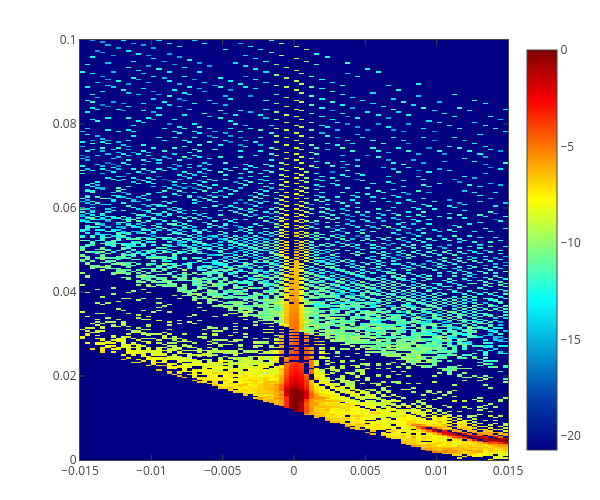

This figure's notebook cell:
### Markdown cell above
# Binned dTOF=400 usec

### Code cell
_spec_binned_400, dk, qz, off_spec = load_data('/SNS/users/m2d/git/quicknxs/test/notebooks/data/REF_M_30889+30890_OffSpecBinned_Off_Off_v2_TOF_400.dat',
                                      index=42, q_axis=True, width=5)

plot_heatmap(dk, qz, np.log(off_spec), x_title='', y_title='', surface=False,
                 x_log=False, y_log=False)

### Figure 1 — Plotly figure (JSON) as saved in the notebook; plotly's stock layout.template omitted (floating-point values rounded to 4 significant figures; data arrays with more than 128 entries replaced by an {"elided": "..."} marker saying what was removed)
{"data": [{"autocolorscale": false, "colorscale": [[0, "rgb(0,0,131)"], [0.125, "rgb(0,60,170)"], [0.375, "rgb(5,255,255)"], [0.625, "rgb(255,255,0)"], [0.875, "rgb(250,0,0)"], [1, "rgb(128,0,0)"]], "hoverinfo": "x+y+z", "type": "heatmap", "uid": "506d3479-d203-4a49-ad71-e590cc5c8641", "x": [-0.01482, -0.01446, -0.01411, -0.01375, -0.01339, -0.01304, -0.01268, -0.01232, -0.01196, -0.01161, -0.01125, -0.01089, -0.01054, -0.01018, -0.009821, -0.009464, -0.009107, -0.00875, -0.008393, -0.008036, -0.007679, -0.007321, -0.006964, -0.006607, -0.00625, -0.005893, -0.005536, -0.005179, -0.004821, -0.004464, -0.004107, -0.00375, -0.003393, -0.003036, -0.002679, -0.002321, -0.001964, -0.001607, -0.00125, -0.0008929, -0.0005357, -0.0001786, 0.0001786, 0.0005357, 0.0008929, 0.00125, 0.001607, 0.001964, 0.002321, 0.002679, 0.003036, 0.003393, 0.00375, 0.004107, 0.004464, 0.004821, 0.005179, 0.005536, 0.005893, 0.00625, 0.006607, 0.006964, 0.007321, 0.007679, 0.008036, 0.008393, 0.00875, 0.009107, 0.009464, 0.009821, 0.01018, 0.01054, 0.01089, 0.01125, 0.01161, 0.01196, 0.01232, 0.01268, 0.01304, 0.01339, 0.01375, 0.01411, 0.01446, 0.01482], "y": {"elided": "282 float values"}, "z": {"elided": "282x84 float values"}}], "layout": {"autosize": true, "bargap": 0, "height": 500, "hovermode": "closest", "margin": {"b": 40, "l": 80, "r": 40, "t": 40}, "showlegend": false, "width": 600, "xaxis": {"exponentformat": "power", "mirror": "all", "showexponent": "all", "showgrid": true, "showline": true, "ticks": "inside", "title": "", "zeroline": false}, "yaxis": {"exponentformat": "power", "mirror": "all", "showexponent": "all", "showgrid": true, "showline": true, "ticks": "inside", "title": "", "zeroline": false}}}
